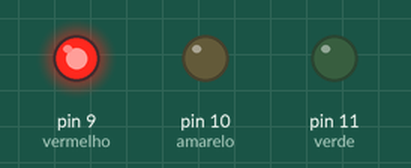
Recording of a sketch running on a simulated Arduino Uno, built with avr-gcc and run on an emulated ATmega328P. Shown: output pins drawn as LEDs (lit = HIGH).

Above: at 3.0 s.
At 9.0 s:
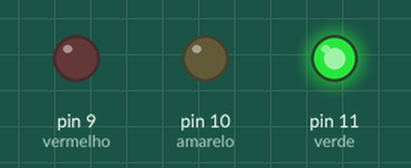
At 11.0 s:
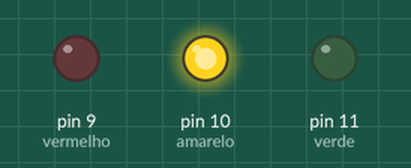
Timing chart, 0 to 15.6 s (numbered marks = the images above):
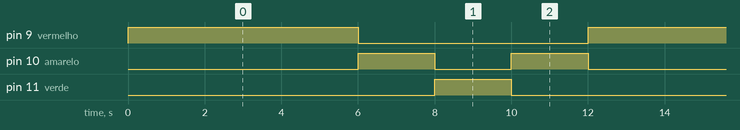

Measured:
- by itself, pin 9 (vermelho): alternates HIGH for 6.0 s and LOW for 6.0 s
- by itself, pin 10 (amarelo): repeats every 12.0 s: LOW 2.0 s, HIGH 2.0 s, LOW 6.0 s, HIGH 2.0 s
- by itself, pin 11 (verde): alternates HIGH for 2.0 s and LOW for 10.0 s

The sketch:

semaforo.ino
```cpp
// Pinos Led
const int vermelho = 9;
const int amarelo = 10;
const int verde = 11;

// Tempo Milis pra cada Led
const unsigned long tempoVermelho = 6000;
const unsigned long tempoAmarelo = 2000;
const unsigned long tempoVerde = 2000;

// Variáveis para rastrear o estado atual e o tempo anterior
unsigned long tempoAnterior = 0;
int estadoAtual = 0;

void setup() {
  // Configura os pinos como saídas
  pinMode(vermelho, OUTPUT);
  pinMode(amarelo, OUTPUT);
  pinMode(verde, OUTPUT);
}

void loop() {
  unsigned long tempoAtual = millis();

  switch (estadoAtual) {
    case 0:  // Fase Vermelha
      if (tempoAtual - tempoAnterior >= tempoVermelho) {
        estadoAtual = 1;  // Muda para a fase Amarela
        tempoAnterior = tempoAtual;
      }
      digitalWrite(vermelho, HIGH);
      digitalWrite(amarelo, LOW);
      digitalWrite(verde, LOW);
      break;

    case 1:  // Fase Amarela
      if (tempoAtual - tempoAnterior >= tempoAmarelo) {
        estadoAtual = 2;  // Muda para a fase Verde
        tempoAnterior = tempoAtual;
      }
      digitalWrite(vermelho, LOW);
      digitalWrite(amarelo, HIGH);
      digitalWrite(verde, LOW);
      break;

    case 2:  // Fase Verde
      if (tempoAtual - tempoAnterior >= tempoVerde) {
        estadoAtual = 3;  // Muda para a fase Amarela
        tempoAnterior = tempoAtual;
      }
      digitalWrite(vermelho, LOW);
      digitalWrite(amarelo, LOW);
      digitalWrite(verde, HIGH);
      break;

    case 3:  // Fase Amarela antes de voltar ao Vermelho
      if (tempoAtual - tempoAnterior >= tempoAmarelo) {
        estadoAtual = 0;  // Retorna para a fase Vermelha
        tempoAnterior = tempoAtual;
      }
      digitalWrite(vermelho, LOW);
      digitalWrite(amarelo, HIGH);
      digitalWrite(verde, LOW);
      break;
  }
}
```
